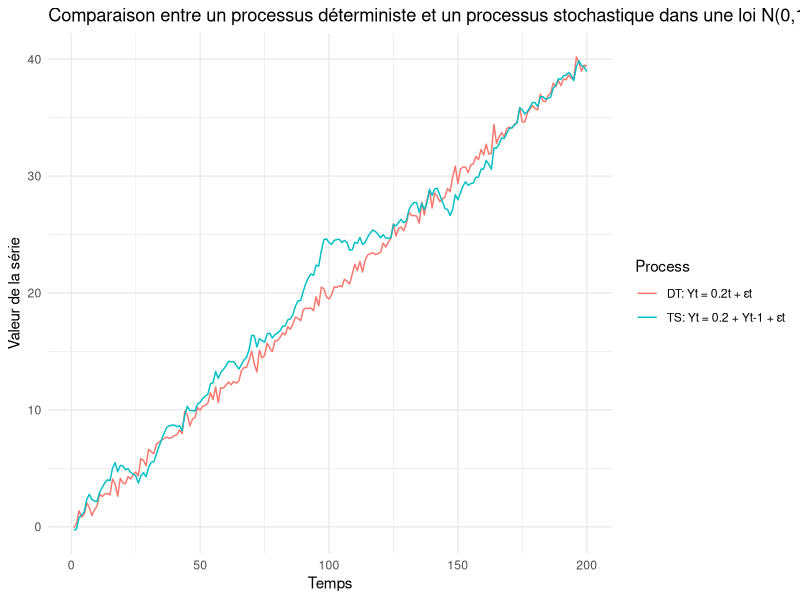
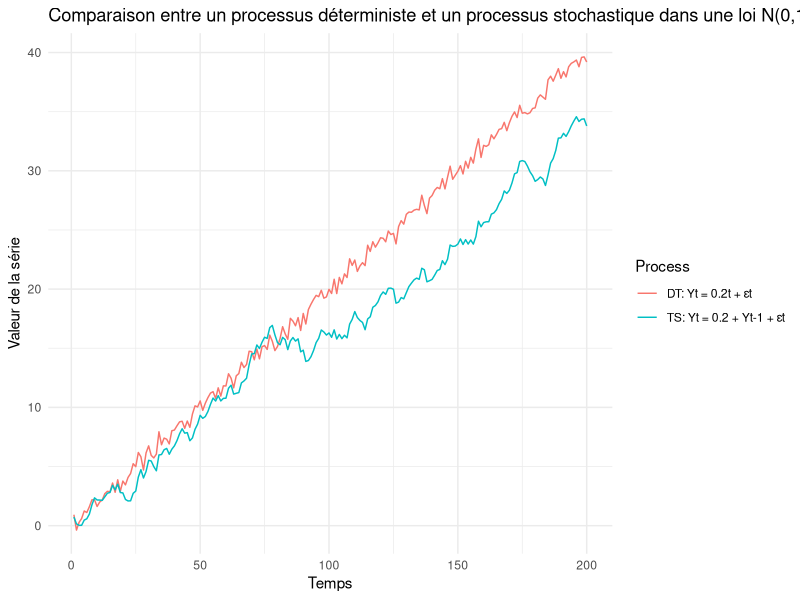
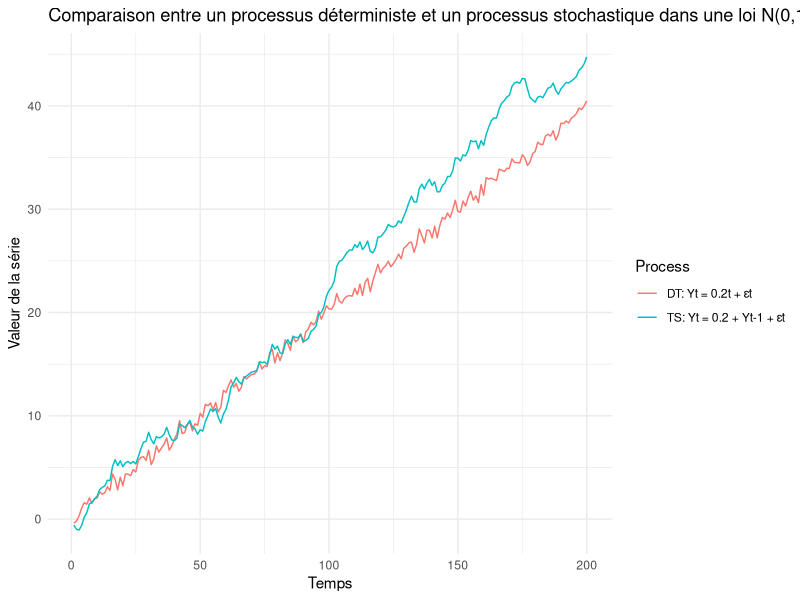
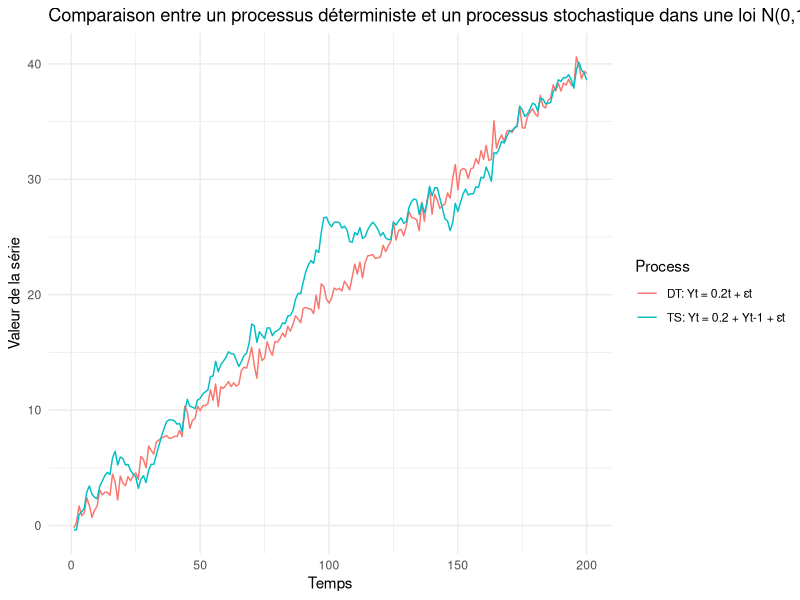
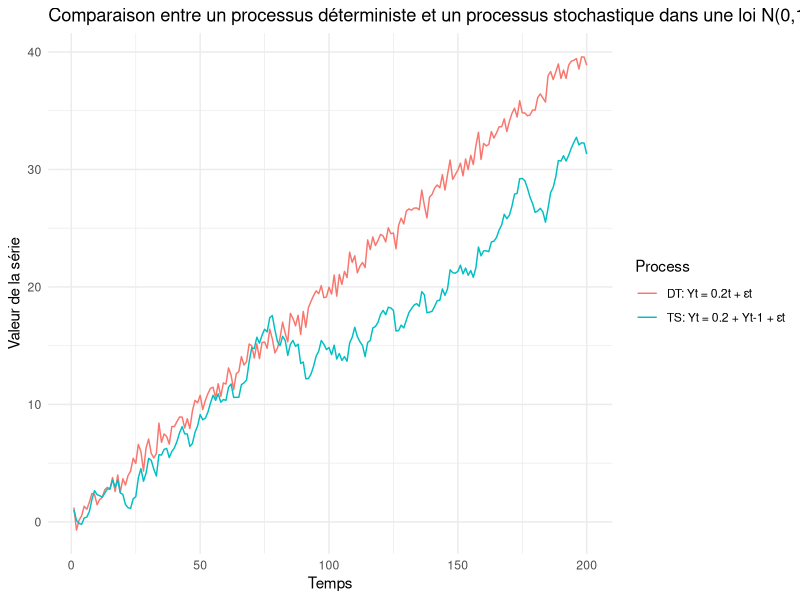
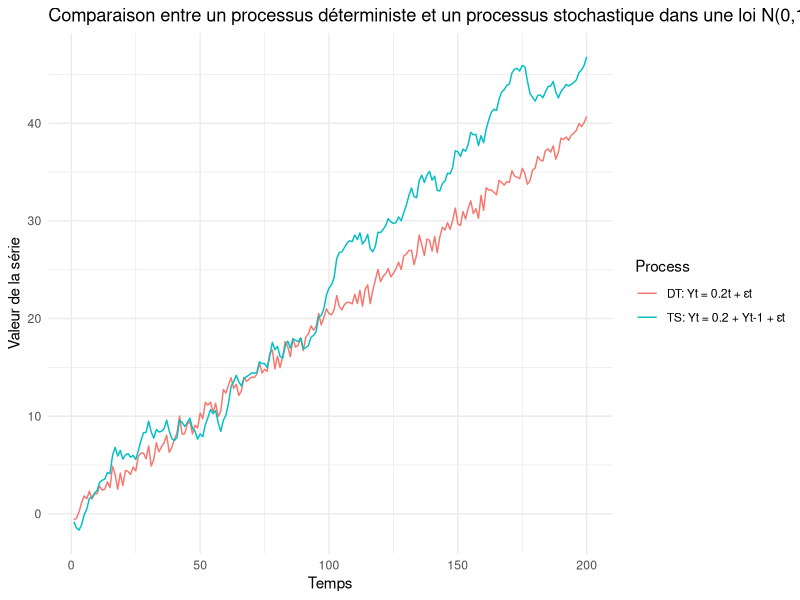
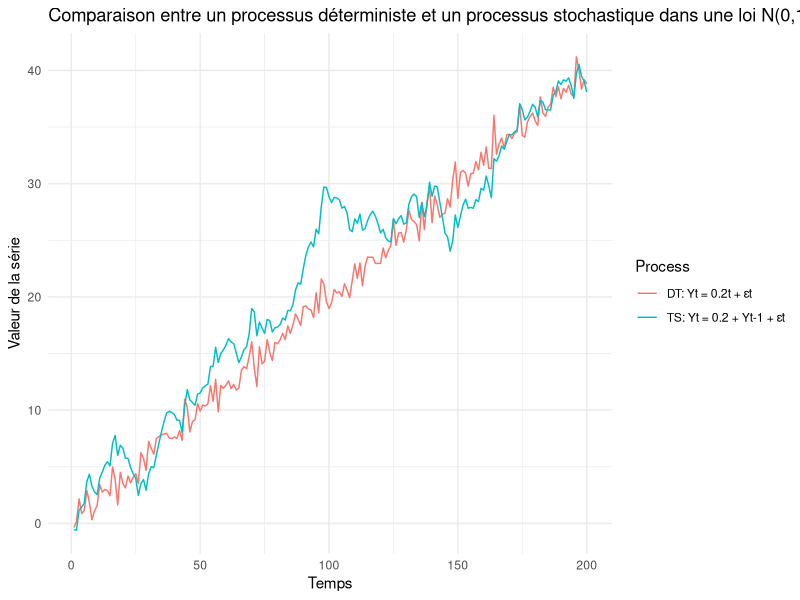
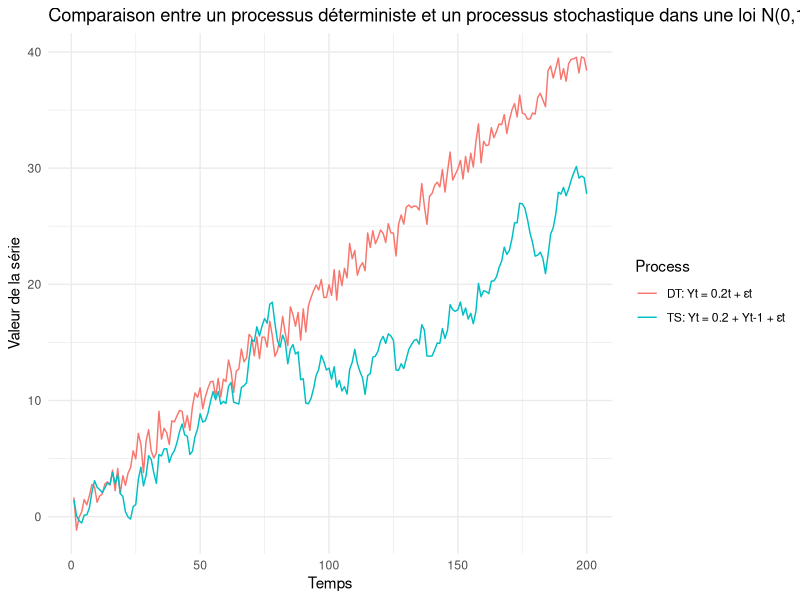

Write the R code that produced these figures, in order.
## ---- chunk 1

library(ggplot2)
set.seed(123)

n <- 200  
sigma2 <- 1/4  

epsilon <- rnorm(n, mean = 0, sd = sqrt(sigma2))  # Génération du bruit blanc


Y_DT <- numeric(n)
Y_TS <- numeric(n)

for (t in 1:n) {
  Y_DT[t] <- 0.2 * t + epsilon[t]  
  if (t == 1) {
    Y_TS[t] <- epsilon[t]  
  } else {
    Y_TS[t] <- 0.2 + Y_TS[t - 1] + epsilon[t]  
  }
}

# Création du DataFrame
data <- data.frame(
  Time = rep(1:n, 2),
  Value = c(Y_DT, Y_TS),
  Process = rep(c("DT: Yt = 0.2t + εt", "TS: Yt = 0.2 + Yt-1 + εt"), each = n)
)

# Graphique
ggplot(data, aes(x = Time, y = Value, color = Process)) +
  geom_line() +
  labs(title = "Comparaison entre un processus déterministe et un processus stochastique dans une loi N(0,1/4)",
       x = "Temps",
       y = "Valeur de la série") +
  theme_minimal()
  
## ---- chunk 2
set.seed(287)

n <- 200  
sigma2 <- 1/4  

epsilon <- rnorm(n, mean = 0, sd = sqrt(sigma2))  # Génération du bruit blanc


Y_DT <- numeric(n)
Y_TS <- numeric(n)

for (t in 1:n) {
  Y_DT[t] <- 0.2 * t + epsilon[t]  
  if (t == 1) {
    Y_TS[t] <- epsilon[t]  
  } else {
    Y_TS[t] <- 0.2 + Y_TS[t - 1] + epsilon[t]  
  }
}

# Création du DataFrame
data <- data.frame(
  Time = rep(1:n, 2),
  Value = c(Y_DT, Y_TS),
  Process = rep(c("DT: Yt = 0.2t + εt", "TS: Yt = 0.2 + Yt-1 + εt"), each = n)
)

# Graphique
ggplot(data, aes(x = Time, y = Value, color = Process)) +
  geom_line() +
  labs(title = "Comparaison entre un processus déterministe et un processus stochastique dans une loi N(0,1/4)",
       x = "Temps",
       y = "Valeur de la série") +
  theme_minimal()
## ---- chunk 3
set.seed(986)

n <- 200  
sigma2 <- 1/4  

epsilon <- rnorm(n, mean = 0, sd = sqrt(sigma2))  # Génération du bruit blanc


Y_DT <- numeric(n)
Y_TS <- numeric(n)

for (t in 1:n) {
  Y_DT[t] <- 0.2 * t + epsilon[t]  
  if (t == 1) {
    Y_TS[t] <- epsilon[t]  
  } else {
    Y_TS[t] <- 0.2 + Y_TS[t - 1] + epsilon[t]  
  }
}

# Création du DataFrame
data <- data.frame(
  Time = rep(1:n, 2),
  Value = c(Y_DT, Y_TS),
  Process = rep(c("DT: Yt = 0.2t + εt", "TS: Yt = 0.2 + Yt-1 + εt"), each = n)
)

# Graphique
ggplot(data, aes(x = Time, y = Value, color = Process)) +
  geom_line() +
  labs(title = "Comparaison entre un processus déterministe et un processus stochastique dans une loi N(0,1/4)",
       x = "Temps",
       y = "Valeur de la série") +
  theme_minimal()
## ---- chunk 4
set.seed(123)

# Paramètres
n <- 200  # Nombre d'observations
sigma2 <- 1/2  # Variance du bruit

epsilon <- rnorm(n, mean = 0, sd = sqrt(sigma2))  # Génération du bruit blanc

# Simulation des processus
Y_DT <- numeric(n)
Y_TS <- numeric(n)

for (t in 1:n) {
  Y_DT[t] <- 0.2 * t + epsilon[t]  
  if (t == 1) {
    Y_TS[t] <- epsilon[t]  
  } else {
    Y_TS[t] <- 0.2 + Y_TS[t - 1] + epsilon[t]  
  }
}

# Création du DataFrame
data <- data.frame(
  Time = rep(1:n, 2),
  Value = c(Y_DT, Y_TS),
  Process = rep(c("DT: Yt = 0.2t + εt", "TS: Yt = 0.2 + Yt-1 + εt"), each = n)
)

# Graphique
ggplot(data, aes(x = Time, y = Value, color = Process)) +
  geom_line() +
  labs(title = "Comparaison entre un processus déterministe et un processus stochastique dans une loi N(0,1/2)",
       x = "Temps",
       y = "Valeur de la série") +
  theme_minimal()

## ---- chunk 5
set.seed(287)

# Paramètres
n <- 200  # Nombre d'observations
sigma2 <- 1/2  # Variance du bruit

epsilon <- rnorm(n, mean = 0, sd = sqrt(sigma2))  # Génération du bruit blanc

# Simulation des processus
Y_DT <- numeric(n)
Y_TS <- numeric(n)

for (t in 1:n) {
  Y_DT[t] <- 0.2 * t + epsilon[t]  
  if (t == 1) {
    Y_TS[t] <- epsilon[t]  
  } else {
    Y_TS[t] <- 0.2 + Y_TS[t - 1] + epsilon[t]  
  }
}

# Création du DataFrame
data <- data.frame(
  Time = rep(1:n, 2),
  Value = c(Y_DT, Y_TS),
  Process = rep(c("DT: Yt = 0.2t + εt", "TS: Yt = 0.2 + Yt-1 + εt"), each = n)
)

# Graphique
ggplot(data, aes(x = Time, y = Value, color = Process)) +
  geom_line() +
  labs(title = "Comparaison entre un processus déterministe et un processus stochastique dans une loi N(0,1/2)",
       x = "Temps",
       y = "Valeur de la série") +
  theme_minimal()
## ---- chunk 6
set.seed(986)

# Paramètres
n <- 200  # Nombre d'observations
sigma2 <- 1/2  # Variance du bruit

epsilon <- rnorm(n, mean = 0, sd = sqrt(sigma2))  # Génération du bruit blanc

# Simulation des processus
Y_DT <- numeric(n)
Y_TS <- numeric(n)

for (t in 1:n) {
  Y_DT[t] <- 0.2 * t + epsilon[t]  
  if (t == 1) {
    Y_TS[t] <- epsilon[t]  
  } else {
    Y_TS[t] <- 0.2 + Y_TS[t - 1] + epsilon[t]  
  }
}

# Création du DataFrame
data <- data.frame(
  Time = rep(1:n, 2),
  Value = c(Y_DT, Y_TS),
  Process = rep(c("DT: Yt = 0.2t + εt", "TS: Yt = 0.2 + Yt-1 + εt"), each = n)
)

# Graphique
ggplot(data, aes(x = Time, y = Value, color = Process)) +
  geom_line() +
  labs(title = "Comparaison entre un processus déterministe et un processus stochastique dans une loi N(0,1/2)",
       x = "Temps",
       y = "Valeur de la série") +
  theme_minimal()
## ---- chunk 7
set.seed(123)

# Paramètres
n <- 200  # Nombre d'observations
sigma2 <- 1  # Variance du bruit

epsilon <- rnorm(n, mean = 0, sd = sqrt(sigma2))  # Génération du bruit blanc

# Simulation des processus
Y_DT <- numeric(n)
Y_TS <- numeric(n)

for (t in 1:n) {
  Y_DT[t] <- 0.2 * t + epsilon[t]  
  if (t == 1) {
    Y_TS[t] <- epsilon[t]  
  } else {
    Y_TS[t] <- 0.2 + Y_TS[t - 1] + epsilon[t]  
  }
}

# Création du DataFrame
data <- data.frame(
  Time = rep(1:n, 2),
  Value = c(Y_DT, Y_TS),
  Process = rep(c("DT: Yt = 0.2t + εt", "TS: Yt = 0.2 + Yt-1 + εt"), each = n)
)

# Graphique
ggplot(data, aes(x = Time, y = Value, color = Process)) +
  geom_line() +
  labs(title = "Comparaison entre un processus déterministe et un processus stochastique dans une loi N(0,1)",
       x = "Temps",
       y = "Valeur de la série") +
  theme_minimal()

## ---- chunk 8
set.seed(287)

# Paramètres
n <- 200  # Nombre d'observations
sigma2 <- 1  # Variance du bruit

epsilon <- rnorm(n, mean = 0, sd = sqrt(sigma2))  # Génération du bruit blanc

# Simulation des processus
Y_DT <- numeric(n)
Y_TS <- numeric(n)

for (t in 1:n) {
  Y_DT[t] <- 0.2 * t + epsilon[t]  
  if (t == 1) {
    Y_TS[t] <- epsilon[t]  
  } else {
    Y_TS[t] <- 0.2 + Y_TS[t - 1] + epsilon[t]  
  }
}

# Création du DataFrame
data <- data.frame(
  Time = rep(1:n, 2),
  Value = c(Y_DT, Y_TS),
  Process = rep(c("DT: Yt = 0.2t + εt", "TS: Yt = 0.2 + Yt-1 + εt"), each = n)
)

# Graphique
ggplot(data, aes(x = Time, y = Value, color = Process)) +
  geom_line() +
  labs(title = "Comparaison entre un processus déterministe et un processus stochastique dans une loi N(0,1)",
       x = "Temps",
       y = "Valeur de la série") +
  theme_minimal()
## ---- chunk 9
set.seed(986)

# Paramètres
n <- 200  # Nombre d'observations
sigma2 <- 1  # Variance du bruit

epsilon <- rnorm(n, mean = 0, sd = sqrt(sigma2))  # Génération du bruit blanc

# Simulation des processus
Y_DT <- numeric(n)
Y_TS <- numeric(n)

for (t in 1:n) {
  Y_DT[t] <- 0.2 * t + epsilon[t]  
  if (t == 1) {
    Y_TS[t] <- epsilon[t]  
  } else {
    Y_TS[t] <- 0.2 + Y_TS[t - 1] + epsilon[t]  
  }
}

# Création du DataFrame
data <- data.frame(
  Time = rep(1:n, 2),
  Value = c(Y_DT, Y_TS),
  Process = rep(c("DT: Yt = 0.2t + εt", "TS: Yt = 0.2 + Yt-1 + εt"), each = n)
)

# Graphique
ggplot(data, aes(x = Time, y = Value, color = Process)) +
  geom_line() +
  labs(title = "Comparaison entre un processus déterministe et un processus stochastique dans une loi N(0,1)",
       x = "Temps",
       y = "Valeur de la série") +
  theme_minimal()
